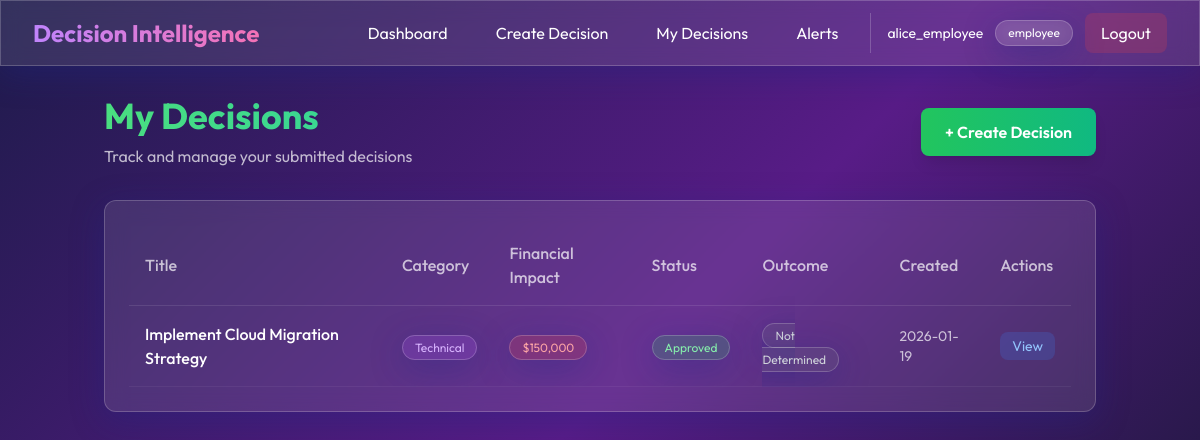
/employee/decisions (signed in), run on an earlier commit of the app's database.
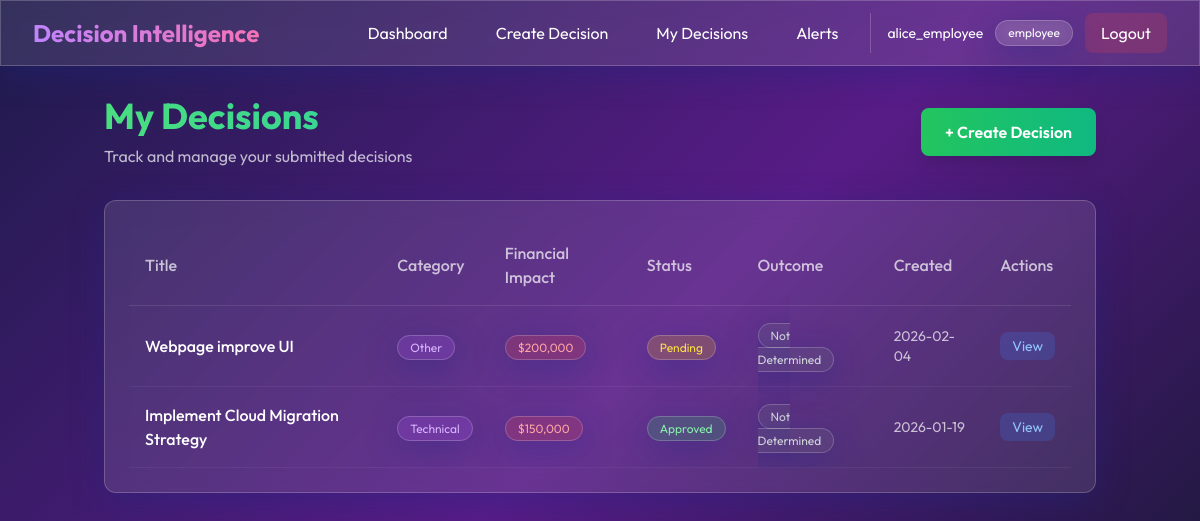
And on a later commit of the database.
### app.py (models this page shows)
class Decision(db.Model):
    id = db.Column(db.Integer, primary_key=True)
    title = db.Column(db.String(200), nullable=False)
    description = db.Column(db.Text, nullable=False)
    category = db.Column(db.String(50), nullable=False)
    financial_impact = db.Column(db.Float, nullable=False)
    status = db.Column(db.String(20), default='pending')  # pending, approved, rejected
    outcome = db.Column(db.String(20), default='not_determined')  # not_determined, good, bad
    lessons_learned = db.Column(db.Text)
    created_at = db.Column(db.DateTime, default=datetime.utcnow)
    reviewed_at = db.Column(db.DateTime)
    user_id = db.Column(db.Integer, db.ForeignKey('user.id'), nullable=False)

### app.py (the view)
@app.route('/employee/decisions')
@login_required
def employee_decisions():
    if current_user.role != 'employee':
        return redirect(url_for('landing'))
    decisions = Decision.query.filter_by(user_id=current_user.id).order_by(Decision.created_at.desc()).all()
    return render_template('employee_decisions.html', decisions=decisions)

### app.py (called while the page is built)
@login_manager.user_loader
def load_user(user_id):
    return User.query.get(int(user_id))

### templates/employee_decisions.html (shortened to what the changed rows need)
{% extends "base.html" %}
{% block content %}
<div class="max-w-7xl mx-auto">
    <div class="mb-8 fade-in">
        <div class="flex items-center justify-between">
            <div>
                <h1
                    class="text-4xl font-bold mb-2 bg-gradient-to-r from-green-400 to-emerald-400 bg-clip-text text-transparent">
                </h1>
            </div>
        </div>
    </div>
    <div class="glass rounded-xl p-6 fade-in" style="animation-delay: 0.1s">
        {% if decisions %}
        <div class="overflow-x-auto">
            <table class="w-full">
                <thead>
                    <tr class="border-b border-white/10">
                        <th class="text-left py-4 px-4 text-white/70 font-medium">Title</th>
                        <th class="text-left py-4 px-4 text-white/70 font-medium">Category</th>
                        <th class="text-left py-4 px-4 text-white/70 font-medium">Financial Impact</th>
                        <th class="text-left py-4 px-4 text-white/70 font-medium">Status</th>
                        <th class="text-left py-4 px-4 text-white/70 font-medium">Outcome</th>
                        <th class="text-left py-4 px-4 text-white/70 font-medium">Created</th>
                        <th class="text-left py-4 px-4 text-white/70 font-medium">Actions</th>
                    </tr>
                </thead>
                <tbody>
                    {% for decision in decisions %}
                    <tr class="border-b border-white/5 hover:bg-white/5 transition">
                        <td class="py-4 px-4 font-medium">{{ decision.title }}</td>
                        <td class="py-4 px-4">
                            <span class="px-3 py-1 rounded-full text-xs glass bg-purple-500/20 text-purple-300">
                                {{ decision.category }}
                            </span>
                        </td>
                        <td class="py-4 px-4">
                            <span class="px-3 py-1 rounded-full text-xs glass
                                {% if decision.financial_impact > 100000 %}bg-red-500/20 text-red-300
                                {% else %}bg-yellow-500/20 text-yellow-300{% endif %}">
                                ${{ "{:,.0f}".format(decision.financial_impact) }}
                            </span>
                        </td>
                        <td class="py-4 px-4">
                            <span class="px-3 py-1 rounded-full text-xs glass
                                {% if decision.status == 'pending' %}bg-yellow-500/20 text-yellow-300
                                {% elif decision.status == 'approved' %}bg-green-500/20 text-green-300
                                {% else %}bg-red-500/20 text-red-300{% endif %}">
                                {{ decision.status|title }}
                            </span>
                        </td>
                        <td class="py-4 px-4">
                            <span class="px-3 py-1 rounded-full text-xs glass
                                {% if decision.outcome == 'good' %}bg-green-500/20 text-green-300
                                {% elif decision.outcome == 'bad' %}bg-red-500/20 text-red-300
                                {% else %}bg-gray-500/20 text-gray-300{% endif %}">
                                {{ decision.outcome.replace('_', ' ')|title }}
                            </span>
                        </td>
                        <td class="py-4 px-4 text-white/70 text-sm">{{ decision.created_at.strftime('%Y-%m-%d') }}</td>
                        <td class="py-4 px-4">
                            <button onclick="openDecisionModal(this)" id="btn-{{ decision.id }}"
                                data-id="{{ decision.id }}" data-title="{{ decision.title }}"
                                data-description="{{ decision.description }}"
                                data-lessons="{{ decision.lessons_learned if decision.lessons_learned else '' }}"
                                data-status="{{ decision.status }}"
                                class="px-3 py-1 rounded-lg bg-blue-500/20 hover:bg-blue-500/30 transition text-sm text-blue-300">
                                View
                            </button>
                        </td>
                    </tr>
                    {% endfor %}
                </tbody>
            </table>
        </div>
        {% endif %}
    </div>
</div>
{% endblock %}

What changed in the data, as far as the page shows it:
now on this page (row edited): Decision: title "Webpage improve UI", category "Other", financial_impact "200,000", status "Pending", outcome.replace "Not Determined", created_at "2026-02-04"
